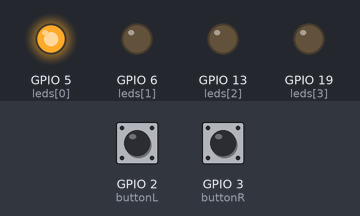
The program below on a simulated Raspberry Pi (BCM pin numbers). On the bench: output pins drawn as LEDs (lit = HIGH). The test bench sets the inputs (shaded band); at power-on: GPIO 2 (buttonL) HIGH, GPIO 3 (buttonR) HIGH. What the program prints to the terminal is not drawn.

Above: at 1.2 s.
1.3 s: GPIO 2 (buttonL) pulled LOW for 0.15 s
At 2.3 s:
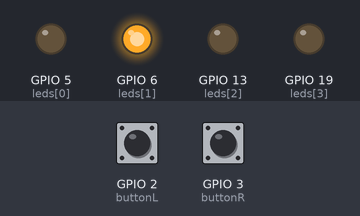
2.9 s: GPIO 2 (buttonL) pulled LOW for 1 s
At 3.5 s:
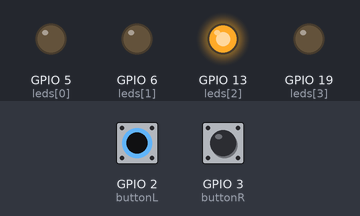
5.4 s: GPIO 2 (buttonL) pulled LOW for 0.15 s
At 6.6 s:
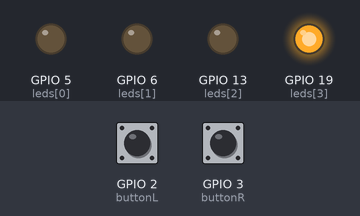
7.0 s: GPIO 3 (buttonR) pulled LOW for 0.15 s
At 7.8 s:
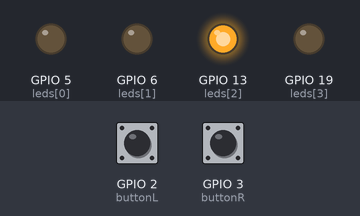
8.6 s: GPIO 3 (buttonR) pulled LOW for 1 s
At 9.0 s:
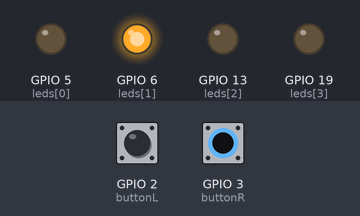
11.1 s: GPIO 3 (buttonR) pulled LOW for 3.2 s
At 12.1 s:
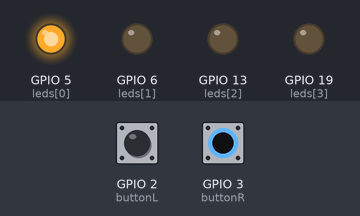
Timing chart, 0 to 14.1 s (numbered marks = the images above; inputs shaded):
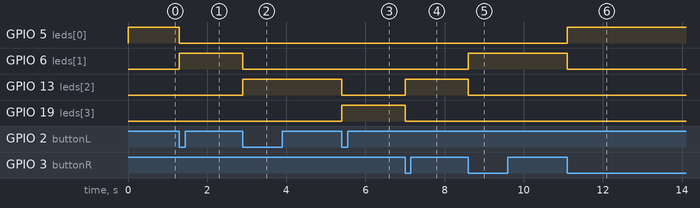

The program:

joystick.py
```python
from gpiozero import Button
from gpiozero import LEDBoard

buttonL = Button(2)
buttonR = Button(3)

leds = LEDBoard(5, 6, 13, 19)
previous_state = 1
current_state = 0
x = 0
while True:
    leds[x].on()
    if buttonL.is_pressed:
        print("Button L is pressed")
        if previous_state != current_state:
            if x != 3:
                x += 1
                print("moved right", x)
                leds[x-1].off()
                current_state = previous_state
            else:
                x = 3
    elif buttonR.is_pressed:
        print("Button R is pressed")
        if previous_state != current_state:
            if x != 0:
                x -= 1
                print("moved left", x)
                leds[x+1].off()
                current_state = previous_state
            else:
                x = 0
    else:
        current_state = 0
```

Measured:
- after the input at 1.3 s, GPIO 5 (leds[0]): HIGH → LOW at once; GPIO 6 (leds[1]): LOW → HIGH at once
- after the input at 2.9 s, GPIO 6 (leds[1]): HIGH → LOW at once; GPIO 13 (leds[2]): LOW → HIGH at once
- after the input at 5.4 s, GPIO 13 (leds[2]): HIGH → LOW at once; GPIO 19 (leds[3]): LOW → HIGH at once
- after the input at 7.0 s, GPIO 13 (leds[2]): LOW → HIGH at once; GPIO 19 (leds[3]): HIGH → LOW at once
- after the input at 8.6 s, GPIO 6 (leds[1]): LOW → HIGH at once; GPIO 13 (leds[2]): HIGH → LOW at once
- after the input at 11.1 s, GPIO 5 (leds[0]): LOW → HIGH at once; GPIO 6 (leds[1]): HIGH → LOW at once
